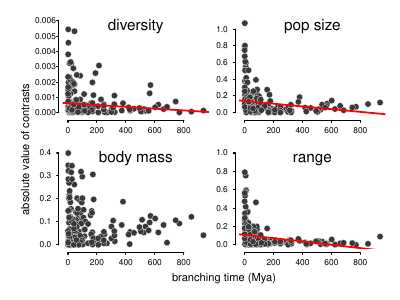

R code for this plot:
library(viridis)
library(tidyverse)
library(phytools)
library(scales)

# note: why not two-tail? Here I don't think it's appropriate since
# I use the abs. value of the contrasts

load('../../data/nodeheights.Rdata')
# for EDA at end (to dig around and find what the outlier nodes are)
load('../../data/main_datasets.Rdata')
source('color_scheme.r')
source('../../R/utilities.r')
source('../../R/node_height.r')

# output <- FALSE
output <- TRUE
if (output) 
  pdf('node_heights.pdf', height=3, width=4)



layout(matrix(c(1, 2, 3, 
                1, 4, 5, 
                1, 6, 6), byrow=TRUE, ncol=3, nrow=3), 
       width=c(0.25, 1, 1), height=c(1, 1, 0.25))

par(mar=c(1.3, 1.3, 1.2, 1), oma=c(0.1, 0.1, 0.1, 0.1))
plot.new()
title(ylab='absolute value of contrasts', line=-1)

plot_nh(dvnh, 'diversity', ylim=c(0, 0.006), 
        xlab='', ylab='')
plot_nh(psnh, 'pop size', ylim=c(0, 1.1), 
        ylab='', 
        xlab='')
plot_nh(bmnh, 'body mass', xlab='', ylab='', 
        ylim=c(0, 0.4))
plot_nh(rnnh, 'range', ylim=c(0, 1), 
        ylab='', 
        xlab='')

# what's excluded?
dvnh$d  %>% filter(pic > 0.01) %>% pull(tips)
dvnh$d  %>% filter(pic > 0.002) %>% pull(tips)
psnh$d  %>% filter(pic > 2) %>% pull(tips)
rnnh$d  %>% filter(pic > 1) %>% pull(tips)
tips <- bmnh$d  %>% filter(pic > 0.5) %>% pull(tips)

# these all look reasonable -- just lots of variability
dt_dps %>% filter(species %in% tips[[1]]) %>%
  select(species, size, log10_body_mass)


# extra eda
dvnh$d  %>% filter(pic > 0.002) %>% pull(tips)

# now, looking right to left, what are the outliers in the 
# diversity node height test?

# recent outliers
dvnh$d  %>% filter(pic > 0.001, abs(bt - 100) < 50) %>% pull(tips)

# outliers, 200 Mya
tips <- dvnh$d  %>% filter(pic > 0.0015, abs(bt - 200) < 100) %>% pull(tips)

dt_dps %>% filter(species %in% tips[[2]]) %>%
  select(species, size, log10_popsize, diversity, 
         log10_body_mass)

dvnh$d  %>% filter(pic > 0.0015, abs(bt - 200) < 100) %>% pull(bt)
# list(c("Ciona intestinalis", "Ciona savignyi"), 
# c("Bostrycapulus aculeatus", "Crepidula plana", "Crepidula fornicata"))

# far outliers, ~ 570 Mya
dvnh$d  %>% filter(pic > 0.001, abs(bt - 550) < 100) 
tips <- dvnh$d  %>% filter(pic > 0.001, abs(bt - 550) < 100) %>% pull(tips)
unique(dt_dps$class[dt_dps$species %in% tips[[1]]])
# this is the Ascidiacea - non-Ascidiacea split.

unique(dt_dps$class[dt_dps$species %in% tips[[2]]])
# this is cephlapoda - non-cephlaoda split.

bts <- dvnh$d  %>% filter(pic > 0.001, abs(bt - 550) < 100) %>% pull(bt)
dt_dps$class[dvnh$d$bt  == bts]

# body mass outliers
tips <- bmnh$d  %>% filter(pic > 0.6) %>% pull(tips)
dt_dps$family[dt_dps$species %in% tips[[1]]]

tips <- bmnh$d  %>% filter(pic > 0.4, pic< 1) %>% pull(tips)
dt_dps$genus[dt_dps$species %in% tips[[1]]]


# plot_nh(dvnh, 'diversity', ylim=c(0, 0.008))

plot.new()
title(xlab='branching time (Mya)', line=-0.8, xpd=TRUE)

if (output) 
  dev.off()
